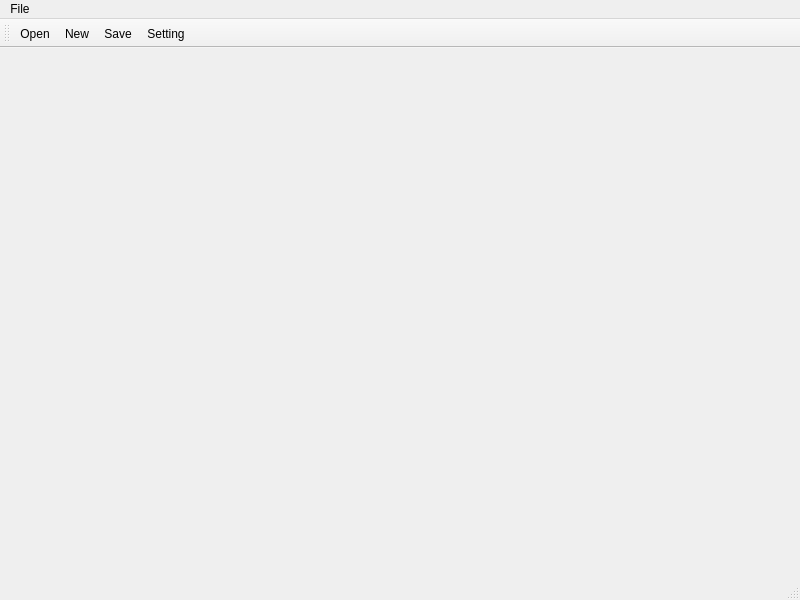
<?xml version="1.0" encoding="UTF-8"?>
<ui version="4.0">
 <class>MainWindow</class>
 <widget class="QMainWindow" name="MainWindow">
  <property name="geometry">
   <rect>
    <x>0</x>
    <y>0</y>
    <width>800</width>
    <height>600</height>
   </rect>
  </property>
  <property name="windowTitle">
   <string>MainWindow</string>
  </property>
  <widget class="QWidget" name="centralWidget"/>
  <widget class="QMenuBar" name="menuBar">
   <property name="geometry">
    <rect>
     <x>0</x>
     <y>0</y>
     <width>800</width>
     <height>17</height>
    </rect>
   </property>
   <widget class="QMenu" name="menuFile">
    <property name="title">
     <string>File</string>
    </property>
    <addaction name="openAction"/>
    <addaction name="newAction"/>
    <addaction name="saveAction"/>
    <addaction name="settingAction"/>
   </widget>
   <addaction name="menuFile"/>
  </widget>
  <widget class="QToolBar" name="mainToolBar">
   <attribute name="toolBarArea">
    <enum>TopToolBarArea</enum>
   </attribute>
   <attribute name="toolBarBreak">
    <bool>false</bool>
   </attribute>
   <addaction name="openAction"/>
   <addaction name="newAction"/>
   <addaction name="saveAction"/>
   <addaction name="settingAction"/>
  </widget>
  <widget class="QStatusBar" name="statusBar"/>
  <action name="openAction">
   <property name="icon">
    <iconset resource="res.qrc">
     <normaloff>:/res/open.png</normaloff>:/res/open.png</iconset>
   </property>
   <property name="text">
    <string>Open</string>
   </property>
   <property name="toolTip">
    <string>Open</string>
   </property>
   <property name="shortcut">
    <string>Ctrl+O</string>
   </property>
  </action>
  <action name="newAction">
   <property name="icon">
    <iconset resource="res.qrc">
     <normaloff>:/res/new.png</normaloff>:/res/new.png</iconset>
   </property>
   <property name="text">
    <string>New</string>
   </property>
   <property name="toolTip">
    <string>New</string>
   </property>
   <property name="shortcut">
    <string>Ctrl+N</string>
   </property>
  </action>
  <action name="saveAction">
   <property name="icon">
    <iconset resource="res.qrc">
     <normaloff>:/res/save.png</normaloff>:/res/save.png</iconset>
   </property>
   <property name="text">
    <string>Save</string>
   </property>
   <property name="toolTip">
    <string>Save</string>
   </property>
   <property name="shortcut">
    <string>Ctrl+A</string>
   </property>
  </action>
  <action name="settingAction">
   <property name="icon">
    <iconset resource="res.qrc">
     <normaloff>:/res/setting.png</normaloff>:/res/setting.png</iconset>
   </property>
   <property name="text">
    <string>Setting</string>
   </property>
   <property name="toolTip">
    <string>Setting</string>
   </property>
   <property name="shortcut">
    <string>Ctrl+S</string>
   </property>
  </action>
 </widget>
 <layoutdefault spacing="6" margin="11"/>
 <resources>
  <include location="res.qrc"/>
 </resources>
 <connections/>
</ui>
